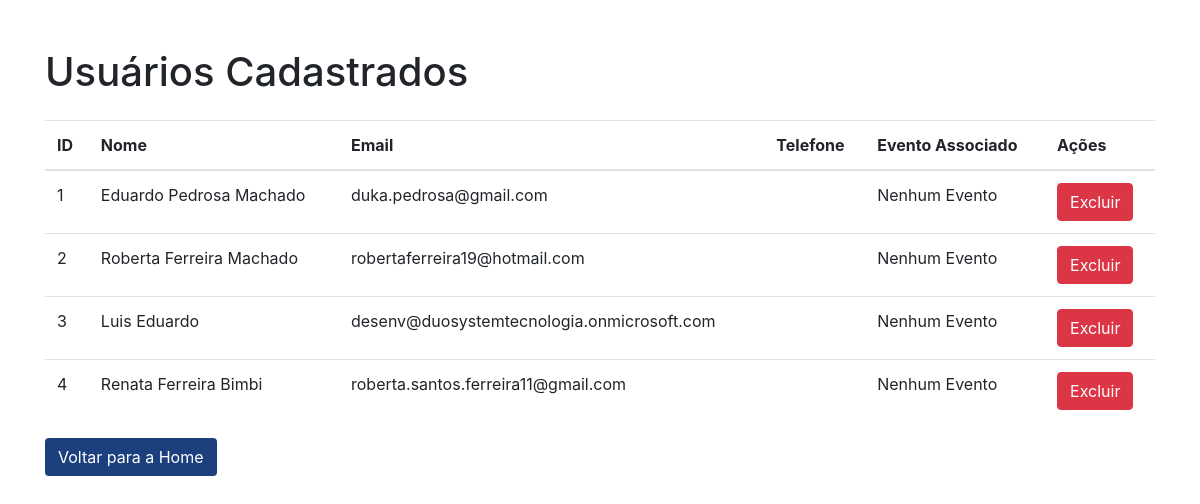
Page /usuarios (signed in) on the committed database.
### models.py (models this page shows, shortened)
class UsuarioLogin(db.Model, UserMixin):
    __tablename__ = 'usuario_login'
    id = db.Column(db.Integer, primary_key=True)
    nome = db.Column(db.String(100), nullable=False)
    email = db.Column(db.String(100), nullable=False, unique=True)
    senha_hash = db.Column(db.String(128), nullable=False)
    aprovado = db.Column(db.Boolean, default=False)  # Para usuários que precisam de aprovação
    is_admin = db.Column(db.Boolean, default=False)  # Marca o usuário como administrador

### app.py (the view)
@app.route('/usuarios')
@login_obrigatorio
def lista_usuarios():
    if not session.get('is_admin'):
        flash('Ação não permitida.', 'danger')
        return redirect(url_for('home'))
    usuarios = UsuarioLogin.query.all()
    return render_template('usuarios.html', usuarios=usuarios)

### app.py (called while the page is built)
@login_manager.user_loader
def load_user(user_id):
    return UsuarioLogin.query.get(int(user_id))

def login_obrigatorio(f):
    @wraps(f)
    def decorated_function(*args, **kwargs):
        if 'usuario_id' not in session:
            flash('Você precisa estar logado para acessar esta página.', 'warning')
            return redirect(url_for('login'))
        return f(*args, **kwargs)
    return decorated_function

### templates/usuarios.html (shortened to what this page needs)
<!DOCTYPE html>
<html lang="pt-BR">
<head>
    <link rel="stylesheet" href="https://maxcdn.bootstrapcdn.com/bootstrap/4.0.0/css/bootstrap.min.css">
</head>
<body>
    <div class="container">
        <h1 class="mt-5">Usuários Cadastrados</h1>
        <table class="table mt-4">
            <thead>
                <tr>
                    <th scope="col">ID</th>
                    <th scope="col">Nome</th>
                    <th scope="col">Email</th>
                    <th scope="col">Telefone</th>
                    <th scope="col">Evento Associado</th>
                    <th scope="col">Ações</th>
                </tr>
            </thead>
            <tbody>
                {% for usuario in usuarios %}
                    <tr>
                        <td>{{ usuario.id }}</td>
                        <td>{{ usuario.nome }}</td>
                        <td>{{ usuario.email }}</td>
                        <td>{{ usuario.telefone }}</td>
                        <td>{{ usuario.evento.nome if usuario.evento else 'Nenhum Evento' }}</td>
                        <td>
                            <form action="{{ url_for('excluir_usuario', usuario_id=usuario.id) }}" method="POST" style="display:inline;">
                                <button type="submit" class="btn btn-danger">Excluir</button>
                            </form>
                        </td>
                    </tr>
                {% endfor %}
            </tbody>
        </table>
        <a href="{{ url_for('home') }}" class="btn" style="background-color: #1C407D; color: white;">Voltar para a Home</a>
    </div>
</body>
</html>

### rows in the picture
UsuarioLogin: id "1", nome "Eduardo Pedrosa Machado", email "duka.pedrosa@gmail.com", evento "Nenhum Evento"
UsuarioLogin: id "2", nome "Roberta Ferreira Machado", email "robertaferreira19@hotmail.com", evento "Nenhum Evento"
UsuarioLogin: id "3", nome "Luis Eduardo", email "desenv@duosystemtecnologia.onmicrosoft.com", evento "Nenhum Evento"
UsuarioLogin: id "4", nome "Renata Ferreira Bimbi", email "roberta.santos.ferreira11@gmail.com", evento "Nenhum Evento"
